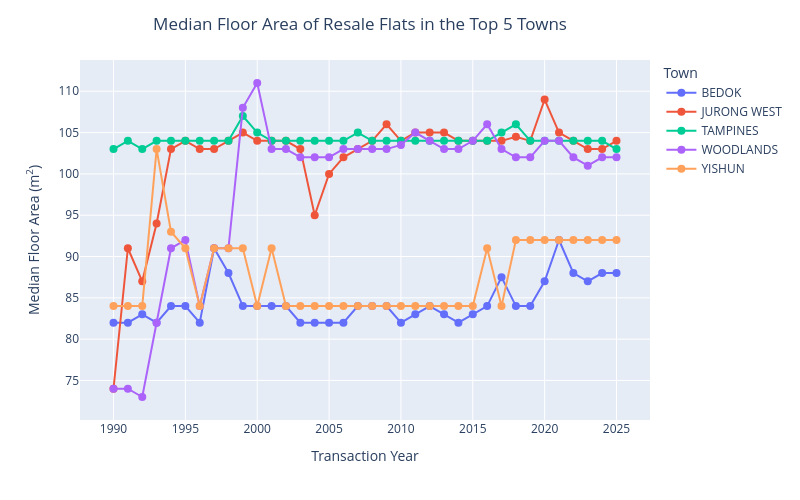

Here is the notebook cell this chart was saved with:
### Markdown cell above
The top 5 HDB towns with the highest number of HDB flats sold across the years were selected to be plotted.

### Code cell
# Line plot of median floor area in the top 5 towns ranked by the number of HDB flats sold from 1990 to 2025
fig8 = px.line(median_floorarea_toptowns_year,
               x = 'transaction_year',
               y = 'floor_area_sqm',
               color = 'town',
               width = 800, 
               height = 500,
               markers = True)

fig8.update_layout(title = {'text' : 'Median Floor Area of Resale Flats in the Top 5 Towns', 'x' : 0.45, 'xanchor' : 'center'}, 
                   xaxis_title_text = 'Transaction Year', 
                   yaxis_title_text = 'Median Floor Area (m<sup>2</sup>)',
                   showlegend = True)

fig8.update_traces(hovertemplate = 'Transaction Year: %{x}<br>Median Floor Area: %{y} m<sup>2</sup><br>Town: %{fullData.name}<extra></extra>',
                   marker = dict(size = 8))

fig8.update_layout(legend_title_text = 'Town')

fig8.show()

### Figure 1 — Plotly figure (JSON) as saved in the notebook; plotly's stock layout.template omitted (floating-point values rounded to 4 significant figures)
{"data": [{"hovertemplate": "Transaction Year: %{x}<br>Median Floor Area: %{y} m<sup>2</sup><br>Town: %{fullData.name}<extra></extra>", "legendgroup": "BEDOK", "line": {"color": "#636efa", "dash": "solid"}, "marker": {"size": 8, "symbol": "circle"}, "mode": "lines+markers", "name": "BEDOK", "orientation": "v", "showlegend": true, "type": "scatter", "x": [1990, 1991, 1992, 1993, 1994, 1995, 1996, 1997, 1998, 1999, 2000, 2001, 2002, 2003, 2004, 2005, 2006, 2007, 2008, 2009, 2010, 2011, 2012, 2013, 2014, 2015, 2016, 2017, 2018, 2019, 2020, 2021, 2022, 2023, 2024, 2025], "xaxis": "x", "y": [82, 82, 83, 82, 84, 84, 82, 91, 88, 84, 84, 84, 84, 82, 82, 82, 82, 84, 84, 84, 82, 83, 84, 83, 82, 83, 84, 87.5, 84, 84, 87, 92, 88, 87, 88, 88], "yaxis": "y"}, {"hovertemplate": "Transaction Year: %{x}<br>Median Floor Area: %{y} m<sup>2</sup><br>Town: %{fullData.name}<extra></extra>", "legendgroup": "JURONG WEST", "line": {"color": "#EF553B", "dash": "solid"}, "marker": {"size": 8, "symbol": "circle"}, "mode": "lines+markers", "name": "JURONG WEST", "orientation": "v", "showlegend": true, "type": "scatter", "x": [1990, 1991, 1992, 1993, 1994, 1995, 1996, 1997, 1998, 1999, 2000, 2001, 2002, 2003, 2004, 2005, 2006, 2007, 2008, 2009, 2010, 2011, 2012, 2013, 2014, 2015, 2016, 2017, 2018, 2019, 2020, 2021, 2022, 2023, 2024, 2025], "xaxis": "x", "y": [74, 91, 87, 94, 103, 104, 103, 103, 104, 105, 104, 104, 104, 103, 95, 100, 102, 103, 104, 106, 104, 105, 105, 105, 104, 104, 104, 104, 104.5, 104, 109, 105, 104, 103, 103, 104], "yaxis": "y"}, {"hovertemplate": "Transaction Year: %{x}<br>Median Floor Area: %{y} m<sup>2</sup><br>Town: %{fullData.name}<extra></extra>", "legendgroup": "TAMPINES", "line": {"color": "#00cc96", "dash": "solid"}, "marker": {"size": 8, "symbol": "circle"}, "mode": "lines+markers", "name": "TAMPINES", "orientation": "v", "showlegend": true, "type": "scatter", "x": [1990, 1991, 1992, 1993, 1994, 1995, 1996, 1997, 1998, 1999, 2000, 2001, 2002, 2003, 2004, 2005, 2006, 2007, 2008, 2009, 2010, 2011, 2012, 2013, 2014, 2015, 2016, 2017, 2018, 2019, 2020, 2021, 2022, 2023, 2024, 2025], "xaxis": "x", "y": [103, 104, 103, 104, 104, 104, 104, 104, 104, 107, 105, 104, 104, 104, 104, 104, 104, 105, 104, 104, 104, 104, 104, 104, 104, 104, 104, 105, 106, 104, 104, 104, 104, 104, 104, 103], "yaxis": "y"}, {"hovertemplate": "Transaction Year: %{x}<br>Median Floor Area: %{y} m<sup>2</sup><br>Town: %{fullData.name}<extra></extra>", "legendgroup": "WOODLANDS", "line": {"color": "#ab63fa", "dash": "solid"}, "marker": {"size": 8, "symbol": "circle"}, "mode": "lines+markers", "name": "WOODLANDS", "orientation": "v", "showlegend": true, "type": "scatter", "x": [1990, 1991, 1992, 1993, 1994, 1995, 1996, 1997, 1998, 1999, 2000, 2001, 2002, 2003, 2004, 2005, 2006, 2007, 2008, 2009, 2010, 2011, 2012, 2013, 2014, 2015, 2016, 2017, 2018, 2019, 2020, 2021, 2022, 2023, 2024, 2025], "xaxis": "x", "y": [74, 74, 73, 82, 91, 92, 84, 91, 91, 108, 111, 103, 103, 102, 102, 102, 103, 103, 103, 103, 103.5, 105, 104, 103, 103, 104, 106, 103, 102, 102, 104, 104, 102, 101, 102, 102], "yaxis": "y"}, {"hovertemplate": "Transaction Year: %{x}<br>Median Floor Area: %{y} m<sup>2</sup><br>Town: %{fullData.name}<extra></extra>", "legendgroup": "YISHUN", "line": {"color": "#FFA15A", "dash": "solid"}, "marker": {"size": 8, "symbol": "circle"}, "mode": "lines+markers", "name": "YISHUN", "orientation": "v", "showlegend": true, "type": "scatter", "x": [1990, 1991, 1992, 1993, 1994, 1995, 1996, 1997, 1998, 1999, 2000, 2001, 2002, 2003, 2004, 2005, 2006, 2007, 2008, 2009, 2010, 2011, 2012, 2013, 2014, 2015, 2016, 2017, 2018, 2019, 2020, 2021, 2022, 2023, 2024, 2025], "xaxis": "x", "y": [84, 84, 84, 103, 93, 91, 84, 91, 91, 91, 84, 91, 84, 84, 84, 84, 84, 84, 84, 84, 84, 84, 84, 84, 84, 84, 91, 84, 92, 92, 92, 92, 92, 92, 92, 92], "yaxis": "y"}], "layout": {"height": 500, "legend": {"title": {"text": "Town"}, "tracegroupgap": 0}, "margin": {"t": 60}, "showlegend": true, "title": {"text": "Median Floor Area of Resale Flats in the Top 5 Towns", "x": 0.45, "xanchor": "center"}, "width": 800, "xaxis": {"anchor": "y", "domain": [0, 1], "title": {"text": "Transaction Year"}}, "yaxis": {"anchor": "x", "domain": [0, 1], "title": {"text": "Median Floor Area (m<sup>2</sup>)"}}}}
